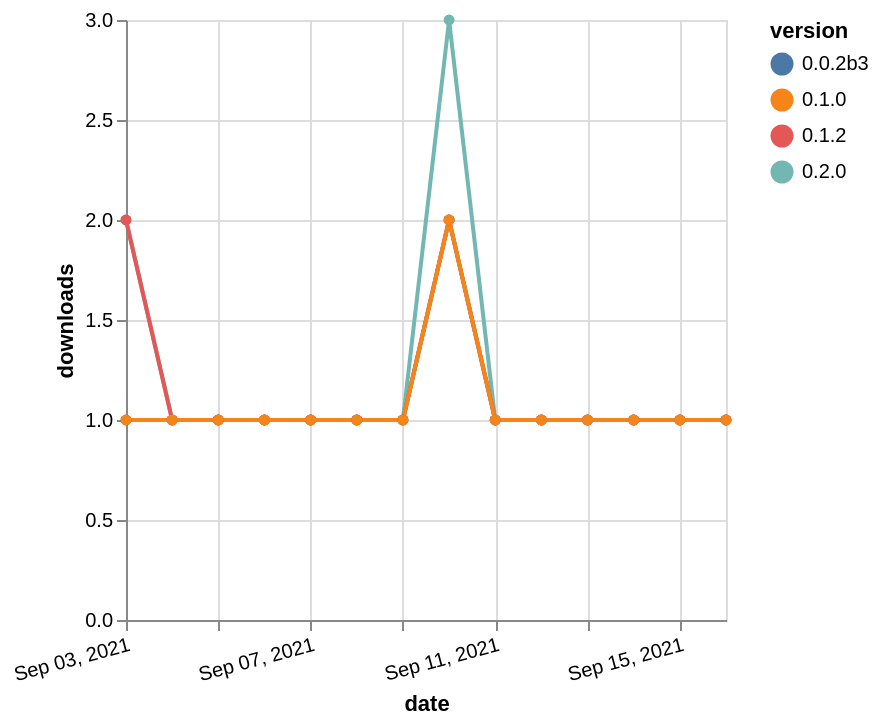

Express this chart as Vega-Lite.
### Vega-Lite specification from a JSON file in a GitHub repository (floating-point values rounded to 4 significant figures)
{"$schema": "https://vega.github.io/schema/vega-lite/v5.json", "description": "A simple bar chart with embedded data.", "data": {"values": [{"date": "2021-09-03", "total": 92, "delta": 2, "version": "0.2.0"}, {"date": "2021-09-04", "total": 93, "delta": 1, "version": "0.2.0"}, {"date": "2021-09-05", "total": 94, "delta": 1, "version": "0.2.0"}, {"date": "2021-09-06", "total": 95, "delta": 1, "version": "0.2.0"}, {"date": "2021-09-07", "total": 96, "delta": 1, "version": "0.2.0"}, {"date": "2021-09-08", "total": 97, "delta": 1, "version": "0.2.0"}, {"date": "2021-09-09", "total": 98, "delta": 1, "version": "0.2.0"}, {"date": "2021-09-10", "total": 101, "delta": 3, "version": "0.2.0"}, {"date": "2021-09-11", "total": 102, "delta": 1, "version": "0.2.0"}, {"date": "2021-09-12", "total": 103, "delta": 1, "version": "0.2.0"}, {"date": "2021-09-13", "total": 104, "delta": 1, "version": "0.2.0"}, {"date": "2021-09-14", "total": 105, "delta": 1, "version": "0.2.0"}, {"date": "2021-09-15", "total": 106, "delta": 1, "version": "0.2.0"}, {"date": "2021-09-16", "total": 107, "delta": 1, "version": "0.2.0"}, {"date": "2021-09-03", "total": 119, "delta": 1, "version": "0.0.2b3"}, {"date": "2021-09-04", "total": 120, "delta": 1, "version": "0.0.2b3"}, {"date": "2021-09-05", "total": 121, "delta": 1, "version": "0.0.2b3"}, {"date": "2021-09-06", "total": 122, "delta": 1, "version": "0.0.2b3"}, {"date": "2021-09-07", "total": 123, "delta": 1, "version": "0.0.2b3"}, {"date": "2021-09-08", "total": 124, "delta": 1, "version": "0.0.2b3"}, {"date": "2021-09-09", "total": 125, "delta": 1, "version": "0.0.2b3"}, {"date": "2021-09-10", "total": 127, "delta": 2, "version": "0.0.2b3"}, {"date": "2021-09-11", "total": 128, "delta": 1, "version": "0.0.2b3"}, {"date": "2021-09-12", "total": 129, "delta": 1, "version": "0.0.2b3"}, {"date": "2021-09-13", "total": 130, "delta": 1, "version": "0.0.2b3"}, {"date": "2021-09-14", "total": 131, "delta": 1, "version": "0.0.2b3"}, {"date": "2021-09-15", "total": 132, "delta": 1, "version": "0.0.2b3"}, {"date": "2021-09-16", "total": 133, "delta": 1, "version": "0.0.2b3"}, {"date": "2021-09-03", "total": 127, "delta": 2, "version": "0.1.2"}, {"date": "2021-09-04", "total": 128, "delta": 1, "version": "0.1.2"}, {"date": "2021-09-05", "total": 129, "delta": 1, "version": "0.1.2"}, {"date": "2021-09-06", "total": 130, "delta": 1, "version": "0.1.2"}, {"date": "2021-09-07", "total": 131, "delta": 1, "version": "0.1.2"}, {"date": "2021-09-08", "total": 132, "delta": 1, "version": "0.1.2"}, {"date": "2021-09-09", "total": 133, "delta": 1, "version": "0.1.2"}, {"date": "2021-09-10", "total": 135, "delta": 2, "version": "0.1.2"}, {"date": "2021-09-11", "total": 136, "delta": 1, "version": "0.1.2"}, {"date": "2021-09-12", "total": 137, "delta": 1, "version": "0.1.2"}, {"date": "2021-09-13", "total": 138, "delta": 1, "version": "0.1.2"}, {"date": "2021-09-14", "total": 139, "delta": 1, "version": "0.1.2"}, {"date": "2021-09-15", "total": 140, "delta": 1, "version": "0.1.2"}, {"date": "2021-09-16", "total": 141, "delta": 1, "version": "0.1.2"}, {"date": "2021-09-03", "total": 119, "delta": 1, "version": "0.1.0"}, {"date": "2021-09-04", "total": 120, "delta": 1, "version": "0.1.0"}, {"date": "2021-09-05", "total": 121, "delta": 1, "version": "0.1.0"}, {"date": "2021-09-06", "total": 122, "delta": 1, "version": "0.1.0"}, {"date": "2021-09-07", "total": 123, "delta": 1, "version": "0.1.0"}, {"date": "2021-09-08", "total": 124, "delta": 1, "version": "0.1.0"}, {"date": "2021-09-09", "total": 125, "delta": 1, "version": "0.1.0"}, {"date": "2021-09-10", "total": 127, "delta": 2, "version": "0.1.0"}, {"date": "2021-09-11", "total": 128, "delta": 1, "version": "0.1.0"}, {"date": "2021-09-12", "total": 129, "delta": 1, "version": "0.1.0"}, {"date": "2021-09-13", "total": 130, "delta": 1, "version": "0.1.0"}, {"date": "2021-09-14", "total": 131, "delta": 1, "version": "0.1.0"}, {"date": "2021-09-15", "total": 132, "delta": 1, "version": "0.1.0"}, {"date": "2021-09-16", "total": 133, "delta": 1, "version": "0.1.0"}]}, "width": "container", "mark": {"type": "line", "point": {"filled": true}}, "encoding": {"x": {"field": "date", "type": "temporal", "timeUnit": "yearmonthdate", "title": "date", "axis": {"labelAngle": -15}}, "y": {"field": "delta", "type": "quantitative", "title": "downloads"}, "color": {"field": "version", "type": "nominal"}, "tooltip": {"field": "delta"}}}
